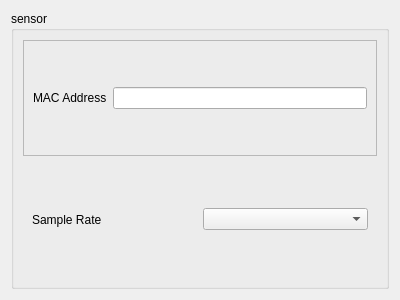
<?xml version="1.0" encoding="UTF-8"?>
<ui version="4.0">
 <class>Form</class>
 <widget class="QWidget" name="Form">
  <property name="geometry">
   <rect>
    <x>0</x>
    <y>0</y>
    <width>400</width>
    <height>300</height>
   </rect>
  </property>
  <property name="windowTitle">
   <string>Form</string>
  </property>
  <layout class="QVBoxLayout" name="verticalLayout">
   <item>
    <widget class="QGroupBox" name="groupBox">
     <property name="title">
      <string>sensor</string>
     </property>
     <layout class="QVBoxLayout" name="verticalLayout_3">
      <item>
       <widget class="QFrame" name="frame_2">
        <property name="frameShape">
         <enum>QFrame::StyledPanel</enum>
        </property>
        <property name="frameShadow">
         <enum>QFrame::Raised</enum>
        </property>
        <layout class="QHBoxLayout" name="horizontalLayout_2">
         <item>
          <widget class="QLabel" name="label">
           <property name="text">
            <string>MAC Address</string>
           </property>
          </widget>
         </item>
         <item>
          <widget class="QLineEdit" name="lineEdit_MAC"/>
         </item>
        </layout>
       </widget>
      </item>
      <item>
       <widget class="QWidget" name="widget" native="true">
        <layout class="QHBoxLayout" name="horizontalLayout_3">
         <item>
          <widget class="QLabel" name="label_2">
           <property name="text">
            <string>Sample Rate</string>
           </property>
          </widget>
         </item>
         <item>
          <widget class="QComboBox" name="comboBox_sampleRate"/>
         </item>
        </layout>
       </widget>
      </item>
     </layout>
    </widget>
   </item>
  </layout>
 </widget>
 <resources/>
 <connections/>
</ui>
